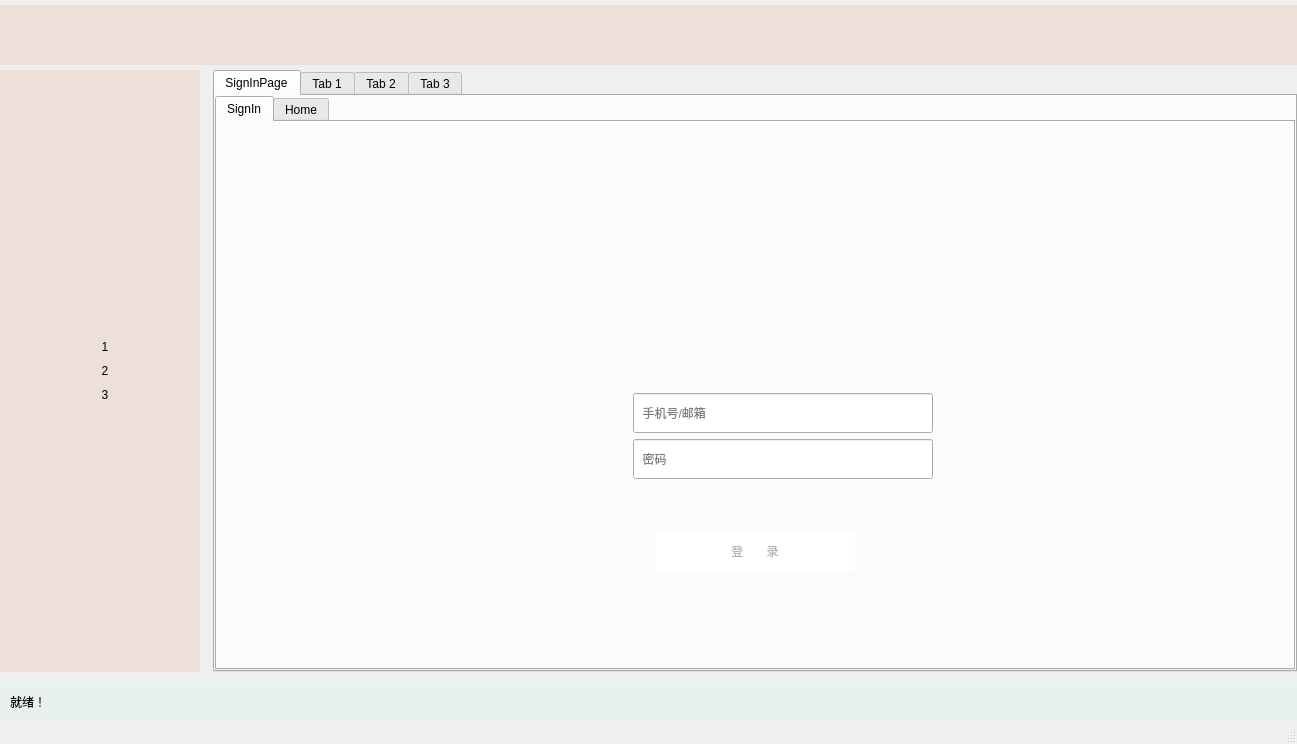
<?xml version="1.0" encoding="UTF-8"?>
<ui version="4.0">
 <class>MainWindow</class>
 <widget class="QMainWindow" name="MainWindow">
  <property name="geometry">
   <rect>
    <x>0</x>
    <y>0</y>
    <width>1297</width>
    <height>744</height>
   </rect>
  </property>
  <property name="windowTitle">
   <string>Admin</string>
  </property>
  <widget class="QWidget" name="centralwidget">
   <layout class="QVBoxLayout" name="verticalLayout">
    <property name="spacing">
     <number>10</number>
    </property>
    <property name="leftMargin">
     <number>0</number>
    </property>
    <property name="topMargin">
     <number>0</number>
    </property>
    <property name="rightMargin">
     <number>0</number>
    </property>
    <property name="bottomMargin">
     <number>0</number>
    </property>
    <item>
     <widget class="QWidget" name="HeadWidget" native="true">
      <property name="minimumSize">
       <size>
        <width>0</width>
        <height>60</height>
       </size>
      </property>
      <property name="maximumSize">
       <size>
        <width>16777215</width>
        <height>50</height>
       </size>
      </property>
      <property name="styleSheet">
       <string notr="true">background-color: rgb(236, 224, 216);</string>
      </property>
      <layout class="QHBoxLayout" name="horizontalLayout_2">
       <property name="spacing">
        <number>0</number>
       </property>
       <property name="leftMargin">
        <number>0</number>
       </property>
       <property name="topMargin">
        <number>0</number>
       </property>
       <property name="rightMargin">
        <number>0</number>
       </property>
       <property name="bottomMargin">
        <number>0</number>
       </property>
       <item>
        <widget class="QLabel" name="LogoLabel">
         <property name="minimumSize">
          <size>
           <width>200</width>
           <height>40</height>
          </size>
         </property>
         <property name="styleSheet">
          <string notr="true">border-image: url(:/res/image/Logo.png);</string>
         </property>
         <property name="text">
          <string/>
         </property>
        </widget>
       </item>
       <item>
        <spacer name="HSpacer_1">
         <property name="orientation">
          <enum>Qt::Horizontal</enum>
         </property>
         <property name="sizeHint" stdset="0">
          <size>
           <width>550</width>
           <height>20</height>
          </size>
         </property>
        </spacer>
       </item>
       <item>
        <widget class="QPushButton" name="SignIn_Button">
         <property name="sizePolicy">
          <sizepolicy hsizetype="Minimum" vsizetype="Fixed">
           <horstretch>0</horstretch>
           <verstretch>0</verstretch>
          </sizepolicy>
         </property>
         <property name="minimumSize">
          <size>
           <width>40</width>
           <height>40</height>
          </size>
         </property>
         <property name="styleSheet">
          <string notr="true">border-image: url(:/res/icon/SignIn.png);
border-radius:20px;

</string>
         </property>
         <property name="text">
          <string/>
         </property>
        </widget>
       </item>
       <item>
        <spacer name="HSpacer_5">
         <property name="orientation">
          <enum>Qt::Horizontal</enum>
         </property>
         <property name="sizeType">
          <enum>QSizePolicy::Fixed</enum>
         </property>
         <property name="sizeHint" stdset="0">
          <size>
           <width>10</width>
           <height>20</height>
          </size>
         </property>
        </spacer>
       </item>
       <item>
        <widget class="QLabel" name="IDLabel">
         <property name="styleSheet">
          <string notr="true">font: 87 12pt &quot;Arial Black&quot;;</string>
         </property>
         <property name="text">
          <string/>
         </property>
        </widget>
       </item>
       <item>
        <spacer name="HSpacer_2">
         <property name="orientation">
          <enum>Qt::Horizontal</enum>
         </property>
         <property name="sizeType">
          <enum>QSizePolicy::Fixed</enum>
         </property>
         <property name="sizeHint" stdset="0">
          <size>
           <width>10</width>
           <height>20</height>
          </size>
         </property>
        </spacer>
       </item>
       <item>
        <widget class="QPushButton" name="Min_Button">
         <property name="minimumSize">
          <size>
           <width>40</width>
           <height>40</height>
          </size>
         </property>
         <property name="styleSheet">
          <string notr="true">QPushButton#Min_Button {
border:none;
image: url(:/res/icon/min.png);
}
QPushButton#Min_Button:hover{
border:none;
image: url(:/res/icon/min.png);
background-color: rgb(227, 227, 227);
}</string>
         </property>
         <property name="text">
          <string/>
         </property>
        </widget>
       </item>
       <item>
        <spacer name="HSpacer_4">
         <property name="orientation">
          <enum>Qt::Horizontal</enum>
         </property>
         <property name="sizeType">
          <enum>QSizePolicy::Fixed</enum>
         </property>
         <property name="sizeHint" stdset="0">
          <size>
           <width>5</width>
           <height>20</height>
          </size>
         </property>
        </spacer>
       </item>
       <item>
        <widget class="QPushButton" name="Max_Button">
         <property name="minimumSize">
          <size>
           <width>40</width>
           <height>40</height>
          </size>
         </property>
         <property name="styleSheet">
          <string notr="true">QPushButton#Max_Button {
border:none;
image: url(:/res/icon/Max_1.png);
}
QPushButton#Max_Button:hover{
border:none;
image: url(:/res/icon/Max_1.png);
background-color: rgb(227, 227, 227);
}
</string>
         </property>
         <property name="text">
          <string/>
         </property>
        </widget>
       </item>
       <item>
        <spacer name="HSpacer_3">
         <property name="orientation">
          <enum>Qt::Horizontal</enum>
         </property>
         <property name="sizeType">
          <enum>QSizePolicy::Fixed</enum>
         </property>
         <property name="sizeHint" stdset="0">
          <size>
           <width>5</width>
           <height>20</height>
          </size>
         </property>
        </spacer>
       </item>
       <item>
        <widget class="QPushButton" name="Close_Button">
         <property name="minimumSize">
          <size>
           <width>40</width>
           <height>40</height>
          </size>
         </property>
         <property name="styleSheet">
          <string notr="true">QPushButton#Close_Button{
border:none;
image: url(:/res/icon/Close.png);
}
QPushButton#Close_Button:hover{
border:none;
image: url(:/res/icon/Close.png);
background-color: rgb(255, 0, 0);
}</string>
         </property>
         <property name="text">
          <string/>
         </property>
        </widget>
       </item>
      </layout>
     </widget>
    </item>
    <item>
     <widget class="QWidget" name="CentreWidget" native="true">
      <layout class="QHBoxLayout" name="horizontalLayout">
       <property name="spacing">
        <number>0</number>
       </property>
       <property name="leftMargin">
        <number>0</number>
       </property>
       <property name="topMargin">
        <number>0</number>
       </property>
       <property name="rightMargin">
        <number>0</number>
       </property>
       <property name="bottomMargin">
        <number>0</number>
       </property>
       <item>
        <widget class="QWidget" name="ItemWidget" native="true">
         <property name="enabled">
          <bool>true</bool>
         </property>
         <property name="minimumSize">
          <size>
           <width>200</width>
           <height>0</height>
          </size>
         </property>
         <property name="baseSize">
          <size>
           <width>0</width>
           <height>0</height>
          </size>
         </property>
         <property name="styleSheet">
          <string notr="true">background-color: rgb(236, 224, 216);</string>
         </property>
         <layout class="QVBoxLayout" name="verticalLayout_2">
          <property name="spacing">
           <number>0</number>
          </property>
          <property name="leftMargin">
           <number>10</number>
          </property>
          <property name="topMargin">
           <number>0</number>
          </property>
          <property name="rightMargin">
           <number>0</number>
          </property>
          <property name="bottomMargin">
           <number>0</number>
          </property>
          <item>
           <spacer name="ItemUSpacer">
            <property name="orientation">
             <enum>Qt::Vertical</enum>
            </property>
            <property name="sizeType">
             <enum>QSizePolicy::Expanding</enum>
            </property>
            <property name="sizeHint" stdset="0">
             <size>
              <width>0</width>
              <height>0</height>
             </size>
            </property>
           </spacer>
          </item>
          <item>
           <widget class="QPushButton" name="ItemButton_1">
            <property name="enabled">
             <bool>true</bool>
            </property>
            <property name="styleSheet">
             <string notr="true">QPushButton#ItemButton_1 {
font: 24pt &quot;华文楷体&quot;;
border:none;
}
QPushButton#ItemButton_1:hover{
background-color: rgb(255, 220, 220);
color: rgb(91, 91, 91);
font: 26pt &quot;华文行楷&quot;;
border:none;
}
QPushButton#ItemButton_1:disabled{
background-color: rgb(255, 212, 187);
color: rgb(91, 91, 91);;
font: 26pt &quot;华文行楷&quot;;
border:none;
}</string>
            </property>
            <property name="text">
             <string>1</string>
            </property>
            <property name="checkable">
             <bool>false</bool>
            </property>
           </widget>
          </item>
          <item>
           <spacer name="ItemCSpacer_1">
            <property name="orientation">
             <enum>Qt::Vertical</enum>
            </property>
            <property name="sizeType">
             <enum>QSizePolicy::Fixed</enum>
            </property>
            <property name="sizeHint" stdset="0">
             <size>
              <width>20</width>
              <height>10</height>
             </size>
            </property>
           </spacer>
          </item>
          <item>
           <widget class="QPushButton" name="ItemButton_2">
            <property name="enabled">
             <bool>true</bool>
            </property>
            <property name="styleSheet">
             <string notr="true">QPushButton#ItemButton_2 {
font: 24pt &quot;华文楷体&quot;;
border:none;
}
QPushButton#ItemButton_2:hover{
background-color: rgb(255, 220, 220);
color: rgb(91, 91, 91);
font: 26pt &quot;华文行楷&quot;;
border:none;
}
QPushButton#ItemButton_2:disabled{
background-color: rgb(255, 212, 187);
color: rgb(91, 91, 91);;
font: 26pt &quot;华文行楷&quot;;
border:none;
}</string>
            </property>
            <property name="text">
             <string>2</string>
            </property>
           </widget>
          </item>
          <item>
           <spacer name="ItemCSpacer_2">
            <property name="orientation">
             <enum>Qt::Vertical</enum>
            </property>
            <property name="sizeType">
             <enum>QSizePolicy::Fixed</enum>
            </property>
            <property name="sizeHint" stdset="0">
             <size>
              <width>20</width>
              <height>10</height>
             </size>
            </property>
           </spacer>
          </item>
          <item>
           <widget class="QPushButton" name="ItemButton_3">
            <property name="enabled">
             <bool>true</bool>
            </property>
            <property name="styleSheet">
             <string notr="true">QPushButton#ItemButton_3 {
font: 24pt &quot;华文楷体&quot;;
border:none;
}
QPushButton#ItemButton_3:hover{
background-color: rgb(255, 220, 220);
color: rgb(91, 91, 91);
font: 26pt &quot;华文行楷&quot;;
border:none;
}
QPushButton#ItemButton_3:disabled{
background-color: rgb(255, 212, 187);
color: rgb(91, 91, 91);;
font: 26pt &quot;华文行楷&quot;;
border:none;
}</string>
            </property>
            <property name="text">
             <string>3</string>
            </property>
           </widget>
          </item>
          <item>
           <spacer name="ItemDSpacer">
            <property name="orientation">
             <enum>Qt::Vertical</enum>
            </property>
            <property name="sizeHint" stdset="0">
             <size>
              <width>0</width>
              <height>0</height>
             </size>
            </property>
           </spacer>
          </item>
         </layout>
        </widget>
       </item>
       <item>
        <spacer name="CentreCSpacer">
         <property name="orientation">
          <enum>Qt::Horizontal</enum>
         </property>
         <property name="sizeType">
          <enum>QSizePolicy::Fixed</enum>
         </property>
         <property name="sizeHint" stdset="0">
          <size>
           <width>13</width>
           <height>20</height>
          </size>
         </property>
        </spacer>
       </item>
       <item>
        <widget class="QTabWidget" name="MainTabWidget">
         <property name="enabled">
          <bool>true</bool>
         </property>
         <property name="currentIndex">
          <number>0</number>
         </property>
         <widget class="QWidget" name="SignIn_tab">
          <attribute name="title">
           <string>SignInPage</string>
          </attribute>
          <layout class="QVBoxLayout" name="SignInLayout">
           <property name="spacing">
            <number>0</number>
           </property>
           <property name="sizeConstraint">
            <enum>QLayout::SetDefaultConstraint</enum>
           </property>
           <property name="leftMargin">
            <number>0</number>
           </property>
           <property name="topMargin">
            <number>0</number>
           </property>
           <property name="rightMargin">
            <number>0</number>
           </property>
           <property name="bottomMargin">
            <number>0</number>
           </property>
           <item>
            <widget class="QTabWidget" name="SignInTabWidget">
             <property name="currentIndex">
              <number>0</number>
             </property>
             <property name="usesScrollButtons">
              <bool>true</bool>
             </property>
             <property name="documentMode">
              <bool>false</bool>
             </property>
             <property name="tabsClosable">
              <bool>false</bool>
             </property>
             <property name="tabBarAutoHide">
              <bool>false</bool>
             </property>
             <widget class="QWidget" name="SignIn">
              <attribute name="title">
               <string>SignIn</string>
              </attribute>
              <layout class="QVBoxLayout" name="verticalLayout_3">
               <item>
                <spacer name="SignInUSpacer">
                 <property name="orientation">
                  <enum>Qt::Vertical</enum>
                 </property>
                 <property name="sizeHint" stdset="0">
                  <size>
                   <width>20</width>
                   <height>40</height>
                  </size>
                 </property>
                </spacer>
               </item>
               <item>
                <layout class="QHBoxLayout" name="SignIn_HeadLayout">
                 <item>
                  <spacer name="SignIn_HeadLSpacer">
                   <property name="orientation">
                    <enum>Qt::Horizontal</enum>
                   </property>
                   <property name="sizeHint" stdset="0">
                    <size>
                     <width>40</width>
                     <height>20</height>
                    </size>
                   </property>
                  </spacer>
                 </item>
                 <item>
                  <widget class="QLabel" name="SignIn_LogoLabel">
                   <property name="minimumSize">
                    <size>
                     <width>400</width>
                     <height>80</height>
                    </size>
                   </property>
                   <property name="styleSheet">
                    <string notr="true">border-image: url(:/res/image/Logo.png);</string>
                   </property>
                   <property name="text">
                    <string/>
                   </property>
                  </widget>
                 </item>
                 <item>
                  <spacer name="SignIn_HeadRSpacer">
                   <property name="orientation">
                    <enum>Qt::Horizontal</enum>
                   </property>
                   <property name="sizeHint" stdset="0">
                    <size>
                     <width>40</width>
                     <height>20</height>
                    </size>
                   </property>
                  </spacer>
                 </item>
                </layout>
               </item>
               <item>
                <spacer name="SignInCSpacer">
                 <property name="orientation">
                  <enum>Qt::Vertical</enum>
                 </property>
                 <property name="sizeHint" stdset="0">
                  <size>
                   <width>20</width>
                   <height>40</height>
                  </size>
                 </property>
                </spacer>
               </item>
               <item>
                <layout class="QGridLayout" name="SignInMain_Layout">
                 <item row="0" column="0">
                  <spacer name="SULSpacer">
                   <property name="orientation">
                    <enum>Qt::Horizontal</enum>
                   </property>
                   <property name="sizeHint" stdset="0">
                    <size>
                     <width>40</width>
                     <height>20</height>
                    </size>
                   </property>
                  </spacer>
                 </item>
                 <item row="0" column="1">
                  <widget class="QLabel" name="UserName_Label">
                   <property name="minimumSize">
                    <size>
                     <width>40</width>
                     <height>40</height>
                    </size>
                   </property>
                   <property name="maximumSize">
                    <size>
                     <width>40</width>
                     <height>40</height>
                    </size>
                   </property>
                   <property name="styleSheet">
                    <string notr="true">image: url(:/res/icon/UserName.png);</string>
                   </property>
                   <property name="text">
                    <string/>
                   </property>
                  </widget>
                 </item>
                 <item row="0" column="2">
                  <spacer name="SUCSpacer">
                   <property name="orientation">
                    <enum>Qt::Horizontal</enum>
                   </property>
                   <property name="sizeType">
                    <enum>QSizePolicy::Fixed</enum>
                   </property>
                   <property name="sizeHint" stdset="0">
                    <size>
                     <width>10</width>
                     <height>20</height>
                    </size>
                   </property>
                  </spacer>
                 </item>
                 <item row="0" column="3">
                  <widget class="QLineEdit" name="UserName_LineEdit">
                   <property name="minimumSize">
                    <size>
                     <width>300</width>
                     <height>40</height>
                    </size>
                   </property>
                   <property name="maximumSize">
                    <size>
                     <width>300</width>
                     <height>40</height>
                    </size>
                   </property>
                   <property name="styleSheet">
                    <string notr="true">font: 12pt &quot;Arial&quot;;</string>
                   </property>
                   <property name="text">
                    <string/>
                   </property>
                   <property name="placeholderText">
                    <string>  手机号/邮箱</string>
                   </property>
                  </widget>
                 </item>
                 <item row="0" column="4">
                  <spacer name="SURSpacer">
                   <property name="orientation">
                    <enum>Qt::Horizontal</enum>
                   </property>
                   <property name="sizeHint" stdset="0">
                    <size>
                     <width>40</width>
                     <height>20</height>
                    </size>
                   </property>
                  </spacer>
                 </item>
                 <item row="1" column="0">
                  <spacer name="SPLSpacer">
                   <property name="orientation">
                    <enum>Qt::Horizontal</enum>
                   </property>
                   <property name="sizeHint" stdset="0">
                    <size>
                     <width>40</width>
                     <height>20</height>
                    </size>
                   </property>
                  </spacer>
                 </item>
                 <item row="1" column="1">
                  <widget class="QLabel" name="PassWord_Label">
                   <property name="minimumSize">
                    <size>
                     <width>40</width>
                     <height>40</height>
                    </size>
                   </property>
                   <property name="maximumSize">
                    <size>
                     <width>40</width>
                     <height>40</height>
                    </size>
                   </property>
                   <property name="styleSheet">
                    <string notr="true">image: url(:/res/icon/PassWord.png);</string>
                   </property>
                   <property name="text">
                    <string/>
                   </property>
                  </widget>
                 </item>
                 <item row="1" column="2">
                  <spacer name="SPCSpacer">
                   <property name="orientation">
                    <enum>Qt::Horizontal</enum>
                   </property>
                   <property name="sizeType">
                    <enum>QSizePolicy::Fixed</enum>
                   </property>
                   <property name="sizeHint" stdset="0">
                    <size>
                     <width>10</width>
                     <height>20</height>
                    </size>
                   </property>
                  </spacer>
                 </item>
                 <item row="1" column="3">
                  <widget class="QLineEdit" name="PassWord_LineEdit">
                   <property name="minimumSize">
                    <size>
                     <width>300</width>
                     <height>40</height>
                    </size>
                   </property>
                   <property name="maximumSize">
                    <size>
                     <width>300</width>
                     <height>40</height>
                    </size>
                   </property>
                   <property name="styleSheet">
                    <string notr="true">font: 12pt &quot;Arial&quot;;</string>
                   </property>
                   <property name="echoMode">
                    <enum>QLineEdit::Password</enum>
                   </property>
                   <property name="placeholderText">
                    <string>  密码</string>
                   </property>
                  </widget>
                 </item>
                 <item row="1" column="4">
                  <spacer name="SPRSpacer">
                   <property name="orientation">
                    <enum>Qt::Horizontal</enum>
                   </property>
                   <property name="sizeHint" stdset="0">
                    <size>
                     <width>40</width>
                     <height>20</height>
                    </size>
                   </property>
                  </spacer>
                 </item>
                </layout>
               </item>
               <item>
                <spacer name="SignInCSpacer_2">
                 <property name="orientation">
                  <enum>Qt::Vertical</enum>
                 </property>
                 <property name="sizeType">
                  <enum>QSizePolicy::Fixed</enum>
                 </property>
                 <property name="sizeHint" stdset="0">
                  <size>
                   <width>20</width>
                   <height>10</height>
                  </size>
                 </property>
                </spacer>
               </item>
               <item>
                <layout class="QHBoxLayout" name="SignInShow_Layout">
                 <item>
                  <spacer name="SSLSpacer">
                   <property name="orientation">
                    <enum>Qt::Horizontal</enum>
                   </property>
                   <property name="sizeHint" stdset="0">
                    <size>
                     <width>40</width>
                     <height>20</height>
                    </size>
                   </property>
                  </spacer>
                 </item>
                 <item>
                  <widget class="QLabel" name="SignInShow_Label">
                   <property name="minimumSize">
                    <size>
                     <width>0</width>
                     <height>20</height>
                    </size>
                   </property>
                   <property name="maximumSize">
                    <size>
                     <width>16777215</width>
                     <height>20</height>
                    </size>
                   </property>
                   <property name="styleSheet">
                    <string notr="true">font: 10pt &quot;华文楷体&quot;;
color: rgb(255, 0, 0);</string>
                   </property>
                   <property name="text">
                    <string/>
                   </property>
                   <property name="alignment">
                    <set>Qt::AlignCenter</set>
                   </property>
                  </widget>
                 </item>
                 <item>
                  <spacer name="SSRSpacer">
                   <property name="orientation">
                    <enum>Qt::Horizontal</enum>
                   </property>
                   <property name="sizeHint" stdset="0">
                    <size>
                     <width>40</width>
                     <height>20</height>
                    </size>
                   </property>
                  </spacer>
                 </item>
                </layout>
               </item>
               <item>
                <spacer name="SignInCSpacer_3">
                 <property name="orientation">
                  <enum>Qt::Vertical</enum>
                 </property>
                 <property name="sizeType">
                  <enum>QSizePolicy::Fixed</enum>
                 </property>
                 <property name="sizeHint" stdset="0">
                  <size>
                   <width>20</width>
                   <height>10</height>
                  </size>
                 </property>
                </spacer>
               </item>
               <item>
                <layout class="QHBoxLayout" name="SignInOK_Layout">
                 <item>
                  <spacer name="SOKLSpacer">
                   <property name="orientation">
                    <enum>Qt::Horizontal</enum>
                   </property>
                   <property name="sizeHint" stdset="0">
                    <size>
                     <width>40</width>
                     <height>20</height>
                    </size>
                   </property>
                  </spacer>
                 </item>
                 <item>
                  <widget class="QPushButton" name="SignInOK_Button">
                   <property name="enabled">
                    <bool>false</bool>
                   </property>
                   <property name="minimumSize">
                    <size>
                     <width>200</width>
                     <height>40</height>
                    </size>
                   </property>
                   <property name="maximumSize">
                    <size>
                     <width>200</width>
                     <height>40</height>
                    </size>
                   </property>
                   <property name="styleSheet">
                    <string notr="true">QPushButton#SignInOK_Button{
font: 16pt &quot;华文楷体&quot;;
border:none;
background-color: rgb(255, 129, 167);
color: rgb(0, 0, 0);
}
QPushButton#SignInOK_Button:hover{
font: 16pt &quot;华文行楷&quot;;
border:none;
color: rgb(255, 255, 255);
}
QPushButton#SignInOK_Button:disabled{
font: 16pt &quot;华文楷体&quot;;
border:none;
color: rgb(179, 179, 179);
background-color: rgb(255, 255, 255);
}

</string>
                   </property>
                   <property name="text">
                    <string>登       录</string>
                   </property>
                  </widget>
                 </item>
                 <item>
                  <spacer name="SOKRSpacer">
                   <property name="orientation">
                    <enum>Qt::Horizontal</enum>
                   </property>
                   <property name="sizeHint" stdset="0">
                    <size>
                     <width>40</width>
                     <height>20</height>
                    </size>
                   </property>
                  </spacer>
                 </item>
                </layout>
               </item>
               <item>
                <spacer name="SignInDSpacer">
                 <property name="orientation">
                  <enum>Qt::Vertical</enum>
                 </property>
                 <property name="sizeHint" stdset="0">
                  <size>
                   <width>20</width>
                   <height>40</height>
                  </size>
                 </property>
                </spacer>
               </item>
              </layout>
             </widget>
             <widget class="QWidget" name="Home">
              <attribute name="title">
               <string>Home</string>
              </attribute>
              <layout class="QVBoxLayout" name="verticalLayout_6">
               <item>
                <spacer name="verticalSpacer_4">
                 <property name="orientation">
                  <enum>Qt::Vertical</enum>
                 </property>
                 <property name="sizeHint" stdset="0">
                  <size>
                   <width>20</width>
                   <height>474</height>
                  </size>
                 </property>
                </spacer>
               </item>
               <item>
                <layout class="QHBoxLayout" name="Home_QuitLayout">
                 <item>
                  <spacer name="HQLSpacer">
                   <property name="orientation">
                    <enum>Qt::Horizontal</enum>
                   </property>
                   <property name="sizeType">
                    <enum>QSizePolicy::Fixed</enum>
                   </property>
                   <property name="sizeHint" stdset="0">
                    <size>
                     <width>10</width>
                     <height>20</height>
                    </size>
                   </property>
                  </spacer>
                 </item>
                 <item>
                  <widget class="QPushButton" name="Home_Quit_Button">
                   <property name="minimumSize">
                    <size>
                     <width>177</width>
                     <height>40</height>
                    </size>
                   </property>
                   <property name="maximumSize">
                    <size>
                     <width>50</width>
                     <height>40</height>
                    </size>
                   </property>
                   <property name="styleSheet">
                    <string notr="true">QPushButton#Home_Quit_Button {
font: 16pt &quot;华文楷体&quot;;
text-decoration: underline;
border:none;
}
QPushButton#Home_Quit_Button:hover {
font: 16pt &quot;华文楷体&quot;;
text-decoration: underline;
border:none;
color: rgb(6, 255, 226);
}</string>
                   </property>
                   <property name="text">
                    <string>退出当前账号</string>
                   </property>
                  </widget>
                 </item>
                 <item>
                  <spacer name="HQRSpacer">
                   <property name="orientation">
                    <enum>Qt::Horizontal</enum>
                   </property>
                   <property name="sizeHint" stdset="0">
                    <size>
                     <width>40</width>
                     <height>20</height>
                    </size>
                   </property>
                  </spacer>
                 </item>
                </layout>
               </item>
              </layout>
             </widget>
            </widget>
           </item>
          </layout>
         </widget>
         <widget class="QWidget" name="tab_1">
          <attribute name="title">
           <string>Tab 1</string>
          </attribute>
          <layout class="QHBoxLayout" name="horizontalLayout_6">
           <item>
            <widget class="QLabel" name="label">
             <property name="styleSheet">
              <string notr="true">font: 72pt &quot;Arial&quot;;</string>
             </property>
             <property name="text">
              <string>1</string>
             </property>
            </widget>
           </item>
          </layout>
         </widget>
         <widget class="QWidget" name="tab_2">
          <attribute name="title">
           <string>Tab 2</string>
          </attribute>
          <layout class="QHBoxLayout" name="horizontalLayout_5">
           <item>
            <widget class="QLabel" name="label_2">
             <property name="styleSheet">
              <string notr="true">font: 72pt &quot;Arial&quot;;</string>
             </property>
             <property name="text">
              <string>2</string>
             </property>
            </widget>
           </item>
          </layout>
         </widget>
         <widget class="QWidget" name="tab">
          <attribute name="title">
           <string>Tab 3</string>
          </attribute>
          <layout class="QHBoxLayout" name="horizontalLayout_4">
           <item>
            <widget class="QLabel" name="label_3">
             <property name="styleSheet">
              <string notr="true">font: 72pt &quot;Arial&quot;;</string>
             </property>
             <property name="text">
              <string>3</string>
             </property>
            </widget>
           </item>
          </layout>
         </widget>
        </widget>
       </item>
      </layout>
     </widget>
    </item>
    <item>
     <widget class="QWidget" name="EndWidget" native="true">
      <property name="minimumSize">
       <size>
        <width>0</width>
        <height>40</height>
       </size>
      </property>
      <property name="maximumSize">
       <size>
        <width>16777215</width>
        <height>40</height>
       </size>
      </property>
      <property name="styleSheet">
       <string notr="true">background-color: rgb(233, 241, 238);</string>
      </property>
      <layout class="QHBoxLayout" name="horizontalLayout_3">
       <property name="spacing">
        <number>0</number>
       </property>
       <property name="leftMargin">
        <number>0</number>
       </property>
       <property name="topMargin">
        <number>0</number>
       </property>
       <property name="rightMargin">
        <number>0</number>
       </property>
       <property name="bottomMargin">
        <number>0</number>
       </property>
       <item>
        <spacer name="EndLSpacer">
         <property name="orientation">
          <enum>Qt::Horizontal</enum>
         </property>
         <property name="sizeType">
          <enum>QSizePolicy::Fixed</enum>
         </property>
         <property name="sizeHint" stdset="0">
          <size>
           <width>10</width>
           <height>19</height>
          </size>
         </property>
        </spacer>
       </item>
       <item>
        <widget class="QLabel" name="ShowLabel">
         <property name="minimumSize">
          <size>
           <width>30</width>
           <height>30</height>
          </size>
         </property>
         <property name="styleSheet">
          <string notr="true">font: 12pt &quot;华文楷体&quot;;</string>
         </property>
         <property name="text">
          <string>就绪！</string>
         </property>
        </widget>
       </item>
      </layout>
     </widget>
    </item>
   </layout>
  </widget>
  <widget class="QStatusBar" name="statusbar"/>
 </widget>
 <resources/>
 <connections/>
</ui>
